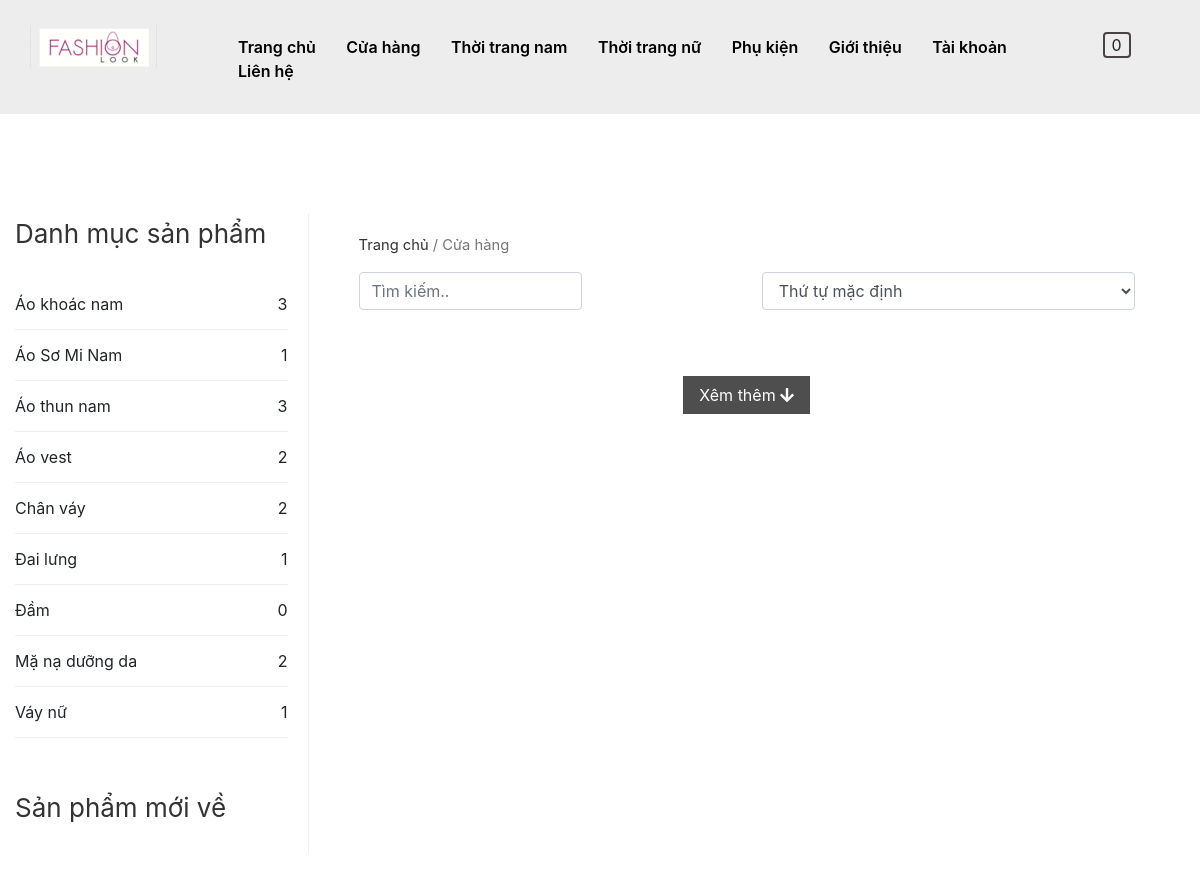
The app's page /?controller=cua-hang with its own data.
### tables this page shows
CREATE TABLE `catalog` (
  `id` int(11) NOT NULL,
  `parent_id` int(11) NOT NULL,
  `name` varchar(200) NOT NULL
);

### index.php (called while the page is built)
<?php include('controller/route.php') ?>

### models/db.php (called while the page is built, shortened)
<?php
	 class db{
		private $host ='localhost';
		private $user ='root';
		private $pass = '';
		private $database = "minh_banhang";
		public function connect(){
			$this->conn = new mysqli($this->host,$this->user,$this->pass,$this->database);
			if(!$this->conn){
				die;
			}else
			{
				mysqli_set_charset($this->conn,'utf8');
			return $this->conn;
			}
		}
	}
 ?>

### models/userModel.php (called while the page is built, shortened)
<?php
	include "db.php";
	class userModel extends db
	{
			public function show_all_catalog(){
				$sql="SELECT count(product.catalog_id) counts,catalog.*  FROM `catalog` LEFT JOIN product On catalog.id = product.catalog_id GROUP BY product.catalog_id order by catalog.name";
				$data=$this->connect()->query($sql);
				 return $data;
			}
	}
 ?>

### views/user/layout/danhmuc.php (the view, shortened to what this page needs)
<div class="col-md-3 main-left">
	<h2>Danh mục sản phẩm</h2>
	<ul>
		<?php
		while ($row = $catalog->fetch_assoc()) {  ?>
			<li><p onclick="changeDM(<?=$row['id']?>)" style="display: inline;cursor: pointer;"><?=$row['name']?></p><span><?=$row['counts']?></span></li>
		<?php } ?>
	</ul>
	<div class="vip">
		<h2>Sản phẩm mới về</h2>
	</div>
</div>

### public/css/style.css (style rules this page uses)
* { margin: 0; padding: 0; list-style-type: none; text-decoration: none; }
.col-md-3 { padding-left: 0px !important; }

### public/css/tatcahang.css (style rules this page uses)
#main .main-left { padding: 0px 20px; }
#main .main-left h2 { font-size: 1.625rem; margin-bottom: .7em; color: #333333; font-weight: 400; margin-bottom: 1em; line-height: 1.5; }
#main .main-left ul li { padding: 13px 0px; border-bottom: 1px solid #eee; }
#main .main-left ul li span { float: right; }
#main .vip { margin-top: 50px; }

### records on screen
catalog: name "Áo khoác nam", counts "3"
catalog: name "Áo Sơ Mi Nam", counts "1"
catalog: name "Áo thun nam", counts "3"
catalog: name "Áo vest", counts "2"
catalog: name "Chân váy", counts "2"
catalog: name "Đai lưng", counts "1"
catalog: name "Đầm", counts "0"
catalog: name "Mặ nạ dưỡng da", counts "2"
catalog: name "Váy nữ", counts "1"

### other values on screen
$breadcrumb "Cửa hàng"
